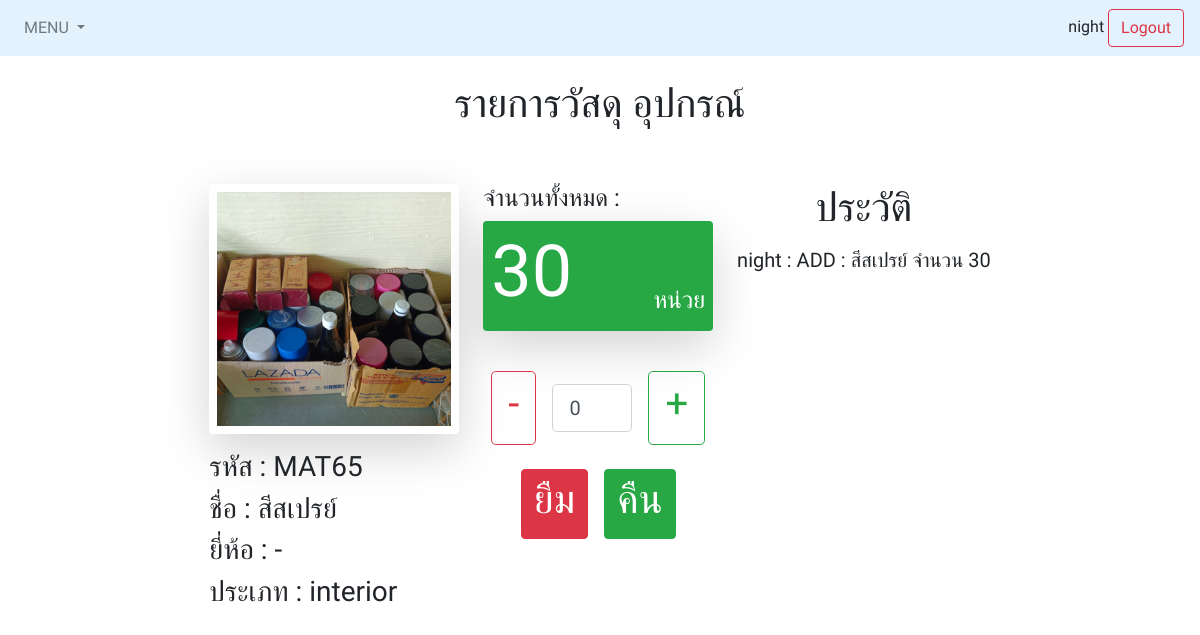
The app's page /product?id=82 (signed in) with its own data.
### storage_tns_app/models.py (models this page shows, shortened)
class storage(models.Model):
    order = models.AutoField(auto_created=True, primary_key=True) #mat001 #tns001
    Masterkey = models.CharField(max_length=50,blank=True)
    Name = models.CharField(max_length=50,blank=True)
    Brand = models.CharField(max_length=50, blank=True)
    Type = models.CharField(max_length=50, blank=True)
    Category = models.CharField(max_length=50, blank=True)
    Amount = models.IntegerField()
    Picture = models.ImageField(upload_to='storage', blank=True)

class history(models.Model):
    order = models.AutoField(auto_created=True, primary_key=True)
    Name_order =models.IntegerField(blank=True)
    Masterkey = models.CharField(max_length=50,blank=True)
    Name = models.CharField(max_length=50)
    Brand = models.CharField(max_length=50, blank=True)
    Type = models.CharField(max_length=50)
    Action = models.CharField(max_length=50)
    Category = models.CharField(max_length=50, blank=True)
    DateTime = models.DateTimeField(default=datetime.now, blank=True)
    Amount = models.IntegerField()
    Username = models.CharField(max_length=20, blank=True)

### storage_tns_app/views.py (the view)
# urls.py: re_path(r'^product$',product,name='product'),
def product(request):
    user = request.session.get('user')
    if(user == None):
        return redirect('login')
    Success = None
    if request.method == 'GET': #from Main
        items = storage.objects.filter(order=request.GET.get('id'))
        transaction = reversed(history.objects.filter(Name_order=request.GET.get('id')))
    if request.method == 'POST': #from product Action Borrow/Return
        items = storage.objects.filter(order=request.POST.get('id'))
        Success = action(user,request.POST.get('id'),request.POST.get('submit'),request.POST.get('quantity'))
        transaction = reversed(history.objects.filter(Name_order=request.POST.get('id')))
    return render(request, 'product.html',{'storage':items,'Success':Success,'transactions':transaction,'user':user})

### Templates/product.html (shortened to what this page needs)
{% extends "base.html" %}
{% block content %}
{% load static %}
</head>
<body>
    {% for item in storage %}
<form Action="#" method="POST">
  <nav class="navbar navbar-expand-lg navbar-light d-flex sticky-top" style="background-color: #e3f2fd;">
    <div class="mr-auto">
    <ul class="navbar-nav">
      <li class="nav-item dropdown">
        <a class="nav-link dropdown-toggle" href="#" id="navbardrop" data-toggle="dropdown">
          MENU
        </a>
      </li>
    </ul>
  </div>
      <div class="p2">{{ user }}
      <a href="{% url 'logout' %}" class="btn btn-outline-danger my-2 my-sm-0">Logout</a>
    </div>
  </nav>
  <br>
    <center><h1>รายการวัสดุ อุปกรณ์</h1></center>
  <br>
<div class="container mt-3">
  <div class="d-flex mb-3 flex-wrap justify-content-center" style="height:80%">
    <div class="p-2 pr-3 pl-3">
      <div><img src="static/media/{{ item.Picture }}" class="mx-auto d-block shadow-lg p-2 mb-3 bg-white rounded" width="250" height="250" alt="{{ item.Picture }}"></a></div>
      <div><h3>รหัส : {{ item.Masterkey }}</div>
      <div><h3>ชื่อ : {{ item.Name }}</h3></div>
      <div><h3>ยี่ห้อ : {{ item.Brand }}</h3></div>
      <div><h3>ประเภท : {{ item.Category }}</h3></div>
    </div>
    <div class="p-2 align-self-start">
      <h4>จำนวนทั้งหมด : </h4>
      <div class=" d-flex bg-success p-2 shadow-lg p-2 mb-3 rounded">
          <div class="flex-fill justify-content-start text-white"><h1 class="display-3">{{ item.Amount }}</h1></div>
          <div class="align-self-end text-white"><h4>หน่วย</h4></div>
      </div>
      <div class="d-flex pt-3 mb-3 justify-content-center">
        <div class="p-2 ">
          <button type="button" onclick="FunctionStepDown()" class="minus btn btn-outline-danger btn-lg" >
            <h1> -</h1>
        </button></div>
        <div class="p-2 pl-1 pr-1 align-self-center ">
            <input class="form-control quantity form-control-lg" style="width:80px" min="0" name="quantity" id="quantity" type="number" value="0">
        </div>
        <div class="p-2">
          <button type="button" onclick="FunctionStepUp()" class="plus btn btn-outline-success btn-lg">
            <h1> + </h1>
          </button>
        </div>
      </div>
      <div class="d-flex justify-content-center">
        <div class="pr-3">
            <button type="submit" class="btn btn-danger" id="submit" name="submit" value="borrow"><h1>ยืม</h1></button>
        </div>
        <div>
          <button type="submit" class="btn btn-success" id="submit" name="submit" value="return" ><h1>คืน</h1></button>
        </div>
      </div>
      <br>
    </div>
    <div class="p-2" >
      <div class=" font-weight-bold text-center "><h1>ประวัติ</h1></div>
      <div class="p-2  pl-2">
        {% for transaction in transactions %}
        <h5>{{transaction.Username}} : {{transaction.Action}} : {{ transaction.Name }} จำนวน {{ transaction.Amount }}</h5>
        {% endfor%}
      </div>
    </div>
  </div>
</div>
{%endfor%}
</form>
  </body>
{% endblock content %}

### Templates/base.html (style rules this page uses)
body { font-family: 'Prompt', sans-serif; }

### records on screen
storage: user "night", Picture (picture), Masterkey "MAT65", Name "สีสเปรย์", Brand "-", Category "interior", Amount "30"
